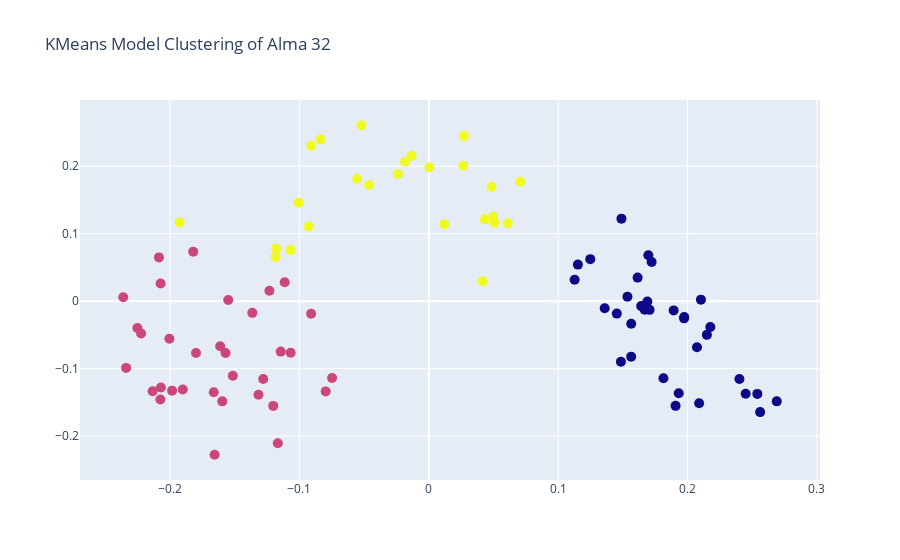
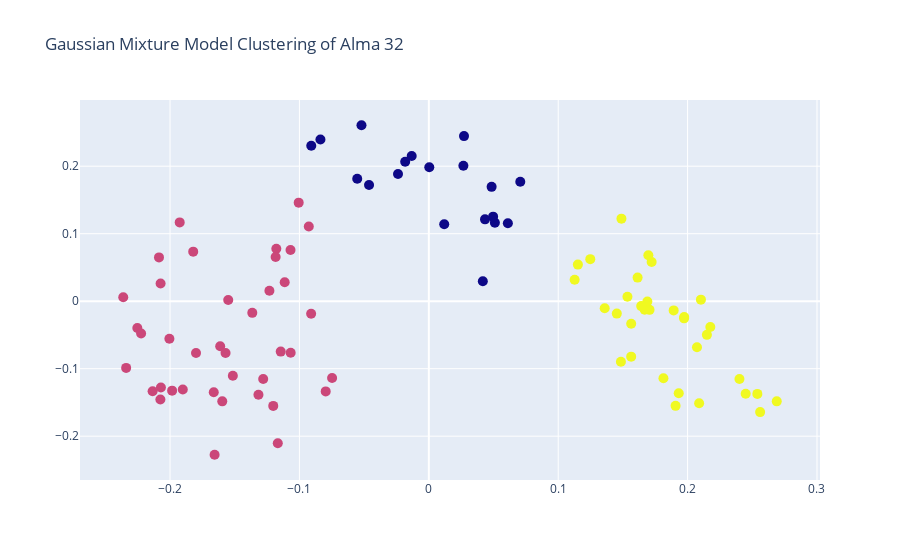

These figures' notebook cell, in order:
### Code cell
from sklearn.cluster import KMeans
from sklearn.decomposition import PCA
import matplotlib.pyplot as plt
import plotly.express as px
from sklearn.mixture import GaussianMixture
import plotly.graph_objects as go
import pandas as pd
import numpy as np

# def convert_text(text):
#     lines = []
#     text = text.split()
#     for i in range(0, len(text), 10):
#         line = ' '.join(text[i:i + 10])
#         lines.append(line)

#     result = '<br>'.join(lines)
#     # print(result)
#     return result

def convert_all_text(text):
    for i in range(len(text)):
        text[i] = convert_text(text[i])
    return text

text = get_texts_from_offset(alma_32_offsets, 'alma/32')
print(text)

pca = PCA(n_components=2)
reduced_embeddings = pca.fit_transform(alma_32_embedds)

kmeans = KMeans(n_clusters=3, random_state=0).fit(reduced_embeddings)
cluster_labels = kmeans.labels_

# pca = PCA(n_components=2)
# reduced_embeddings = pca.fit_transform(alma_32_embedds)

# plt.scatter(reduced_embeddings[:, 0], reduced_embeddings[:, 1], c=cluster_labels)
# plt.title('K-Means Clustering of Text Embeddings')
# plt.show()

data = {'x': reduced_embeddings[:, 0],
        'y': reduced_embeddings[:, 1],
        'text_labels': convert_all_text(text),
        'cluster_labels': cluster_labels}
df = pd.DataFrame(data)


fig = go.Figure(go.Scatter(
    x=df['x'],
    y=df['y'],
    hovertext=df['text_labels'],
    mode='markers',
    marker=dict(color=cluster_labels)
))

# Customize the hovertemplate to show hovertext
fig.update_traces(marker=dict(size=10), hovertemplate='%{hovertext}')
fig.update_layout(title='KMeans Model Clustering of Alma 32')
fig.show()

gmm = GaussianMixture(n_components=3)
gmm.fit(reduced_embeddings)
cluster_labels = gmm.predict(reduced_embeddings)

fig = go.Figure(go.Scatter(
    x=df['x'],
    y=df['y'],
    hovertext=df['text_labels'],
    mode='markers',
    marker=dict(color=cluster_labels)
))

for cluster in set(cluster_labels):
    filtered_df = df[df['cluster_labels'] == cluster]
    text_for_cluster = filtered_df['text_labels'].tolist()
    print("Cluster " + str(cluster) + ":")
    for text in text_for_cluster:
        print(' '.join(text.split("<br>")))
        print("\n")

fig.update_traces(marker=dict(size=10), hovertemplate='%{hovertext}')
fig.update_layout(title='Gaussian Mixture Model Clustering of Alma 32')
fig.show()
